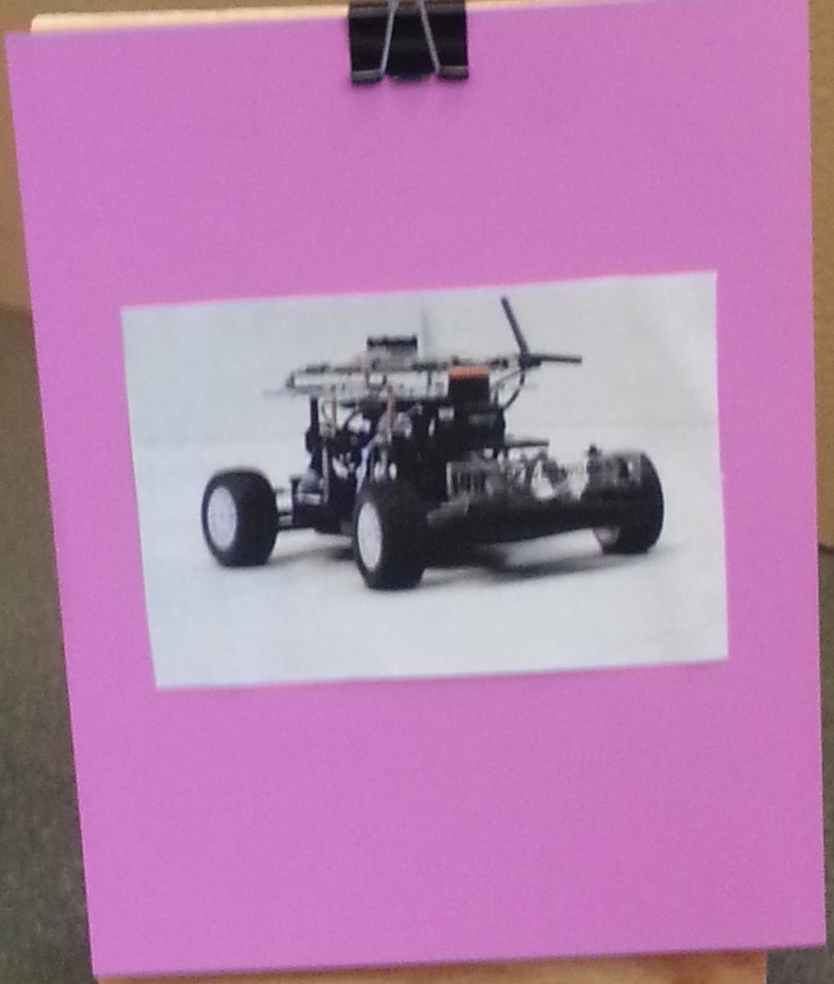
#> input picture scripts/old/test5.jpg, 834 x 984 px
$ python surf.py   (older library calls are emulated)
#> lines starting #> are read from the running program, lines starting #| are printed output that depends on the picture; pictures that were not available may be replaced by others from this repository, and a replacement may not be noted
#http://docs.opencv.org/3.0-beta/doc/py_tutorials/py_feature2d/py_matcher/py_matcher.html
#if the memory is too bad, then may have to split up images
#can have threshold of count 20
#hopefully it has a better processor
#will need to replace print statements with appropriate topic

import cv2
import numpy as np
#from matplotlib import pyplot as plt
import time
from scipy import misc

START = time.time()

threshold = 40#20
#boundary = 20
names = ["ari", "cat", "professor karaman", "racecar"]
img2 = misc.imread("test5.jpg","L").astype(np.uint8)
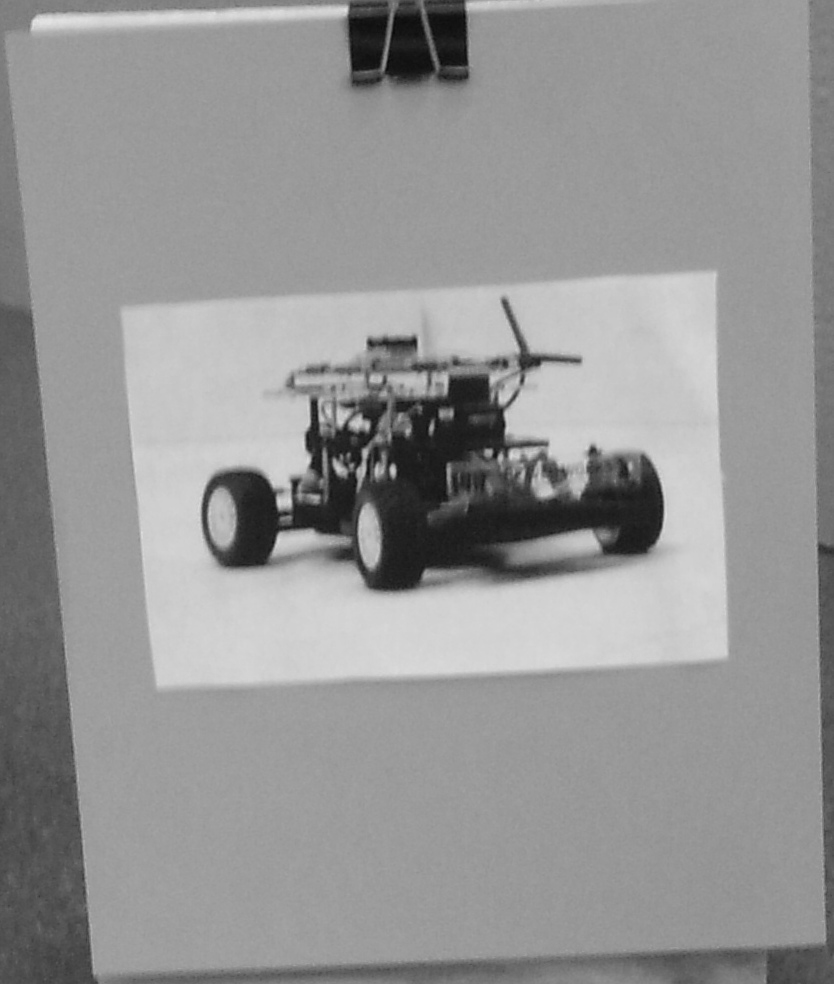
#> img2: shape (984, 834); min 7, max 231, mean 149.3

# Initiate SIFT detector
surf = cv2.ORB()#cv2.xfeatures2d.SURF_create(400)#sift = cv2.SIFT()

## find the keypoints and descriptors with SIFT - image
kp2, des2 = surf.detectAndCompute(img2,None)#sift
#> kp2 = 500 keypoints; strongest (x, y, size): (284, 503, 77.1), (284, 505, 92.6), (283, 502, 111.1), (278, 502, 92.6)

# FLANN parameters
#FLANN_INDEX_KDTREE = 0
#index_params = dict(algorithm = FLANN_INDEX_KDTREE, trees = 5)
#search_params = dict(checks=50)   # or pass empty dictionary

flann = cv2.BFMatcher(cv2.NORM_HAMMING,crossCheck=True)#cv2.FlannBasedMatcher(index_params,search_params)
20
# Initalize good counts, function
counts = []
function = lambda d: d.distance < threshold# lambda (m, n): m.distance < 0.7*n.distance

for name in names:
    img1 = misc.imread(name+".jpg","L").astype(np.uint8)
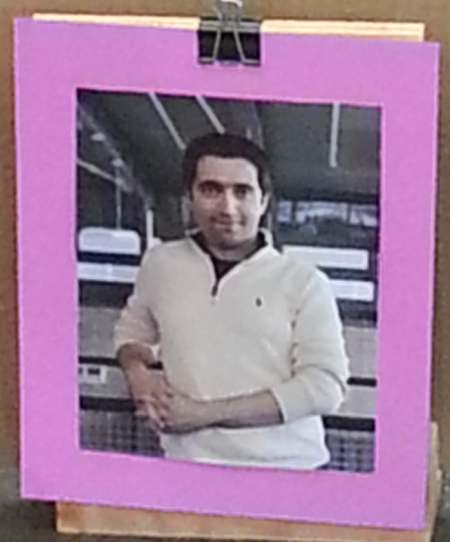
#> input picture scripts/old/test4.jpg, 900 x 1083 px, given in place of ari.jpg, which was not available (shown at 1/2 size)
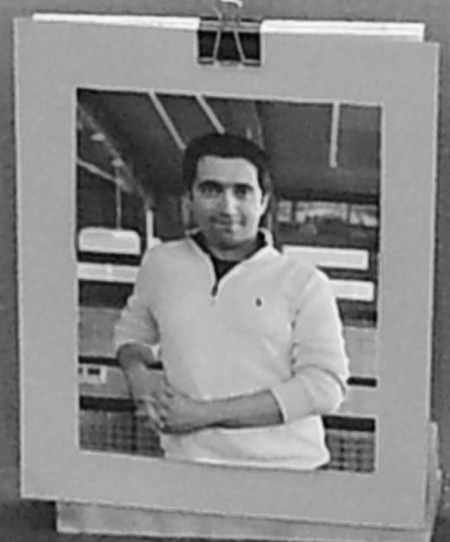
#> img1: shape (1083, 900) (shown at 1/2 size); min 1, max 250, mean 137.1

    # find the keypoints and descriptors with SIFT - reference
    kp1, des1 = surf.detectAndCompute(img1,None)#sift
#> kp1 = 500 keypoints; strongest (x, y, size): (699, 760, 111.1), (696, 764, 92.6), (437, 552, 111.1), (527, 487, 111.1)

    matches = flann.match(des1,des2)#flann.knnMatch(des1,des2,k=2)
#> matches = 93 matches
    #matches = sorted(matches,key = lambda x: x.distance)
    bools = map(function,matches)
    count = sum(bools)#count = len(matches)
#> count = 8
    print(count)
#| 8
    counts.append(count)
#> pass 2 of the loop `for name in names:`:
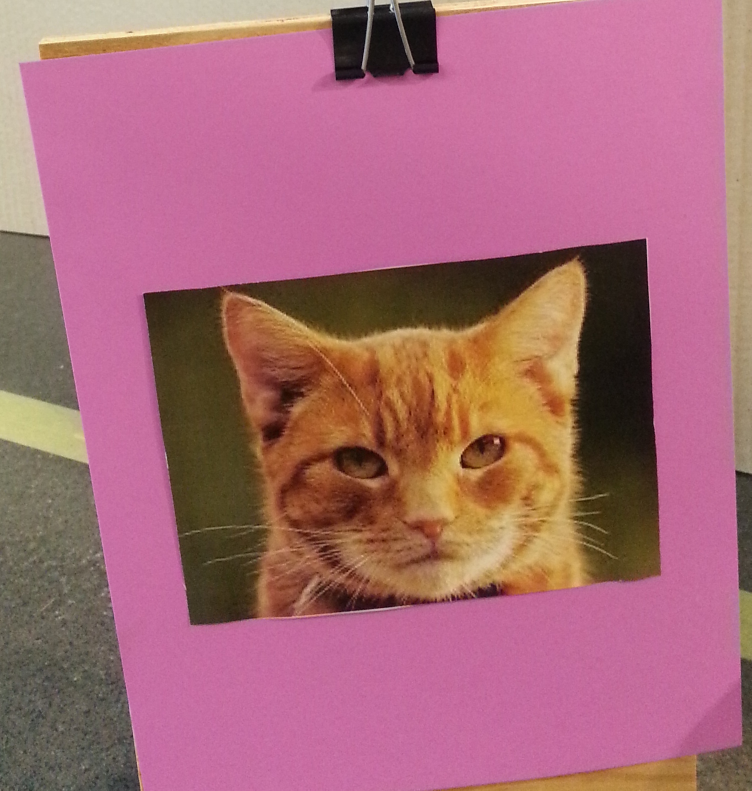
#> input picture scripts/old/test6.jpg, 1503 x 1581 px, given in place of cat.jpg, which was not available (shown at 1/2 size)
#> `img1 = misc.imread(name+".jpg","L").astype(np.uint8)`:
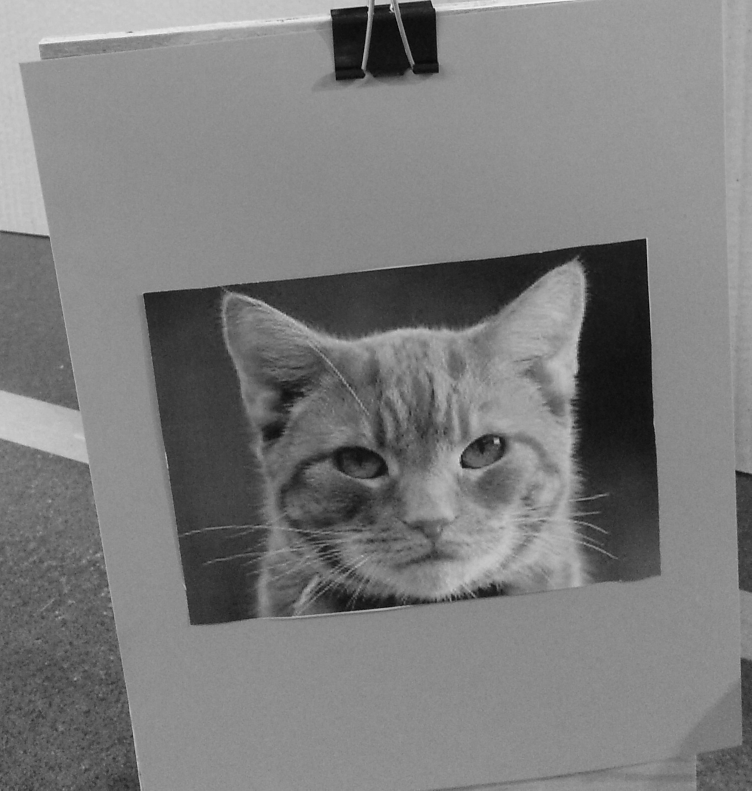
#> img1: shape (1581, 1503) (shown at 1/2 size); min 0, max 251, mean 124.6
#> kp1 = 500 keypoints; strongest (x, y, size): (1290, 479, 31), (1290, 478, 44.6), (991, 881, 64.3), (1289, 479, 53.6)
#> matches = 87 matches
#> count = 10
#| 10
#> (the run stopped early here; a loop or call above may not have finished)
